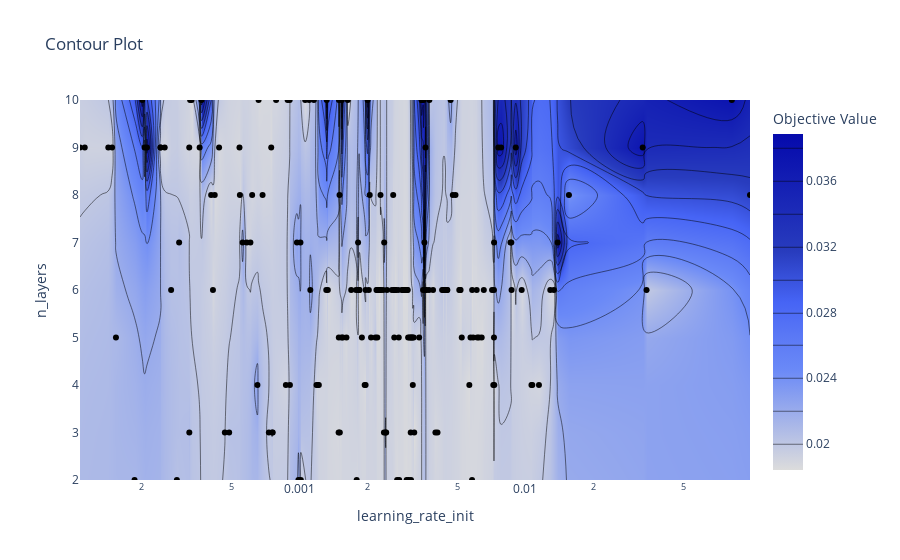

The code cell stored with this chart in its notebook:
### Code cell
optuna.visualization.plot_contour(studies[1], params=["learning_rate_init", "n_layers"])

### Figure 1 — Plotly figure (JSON) as saved in the notebook; plotly's stock layout.template omitted (floating-point values rounded to 4 significant figures; data arrays with more than 128 entries replaced by an {"elided": "..."} marker saying what was removed)
{"data": [{"autocontour": true, "colorbar": {"title": {"text": "Objective Value"}}, "colorscale": [[0, "rgb(220,220,220)"], [0.3, "rgb(106,137,247)"], [0.4, "rgb(90,120,245)"], [0.5, "rgb(70,100,245)"], [0.65, "rgb(40,60,190)"], [1, "rgb(5,10,172)"]], "connectgaps": true, "contours": {"coloring": "heatmap", "end": 0.038, "size": 0.002, "start": 0.02}, "hoverinfo": "none", "line": {"smoothing": 1.3}, "type": "contour", "x": {"elided": "191 float values"}, "y": [2, 3, 4, 5, 6, 7, 8, 9, 10], "z": {"elided": "9x191 float values"}}, {"marker": {"color": "black"}, "mode": "markers", "showlegend": false, "type": "scatter", "x": {"elided": "191 float values"}, "y": {"elided": "191 int values"}}], "layout": {"autosize": true, "title": {"text": "Contour Plot"}, "xaxis": {"range": [-3.973, -1.004], "title": {"text": "learning_rate_init"}, "type": "log"}, "yaxis": {"range": [2, 10], "title": {"text": "n_layers"}, "type": "linear"}}}
